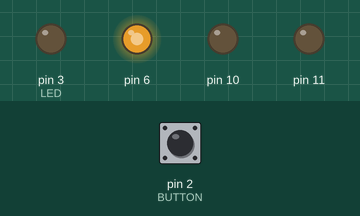
A sketch run on a simulated Arduino Uno, built with avr-gcc and run on an emulated ATmega328P. Parts: output pins drawn as LEDs (lit = HIGH). Inputs (shaded band) come from the test bench; at power-on: pin 2 (BUTTON) LOW.

Above: at 1.2 s.
1.3 s: pin 2 (BUTTON) pulled HIGH for 0.15 s
At 1.37 s:
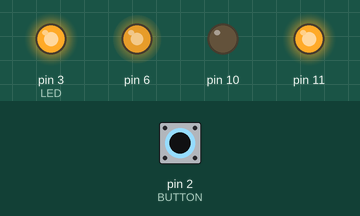
2.9 s: pin 2 (BUTTON) pulled HIGH for 3.2 s
At 6.6 s:
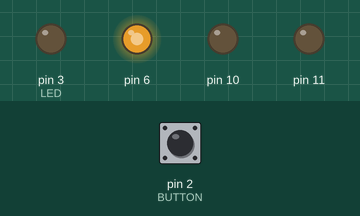
Timing chart, 0 to 8.1 s (numbered marks = the images above; inputs shaded):
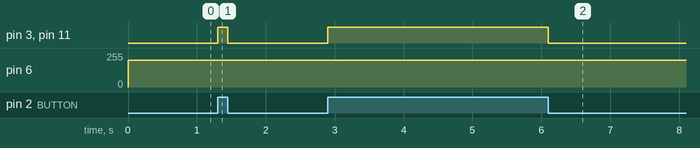

Measured:
- after the input at 1.3 s, pin 3 (LED), pin 11: LOW → HIGH at once, → LOW 0.15 s later
- after the input at 2.9 s, pin 3 (LED), pin 11: LOW → HIGH at once, → LOW 3.2 s later

The sketch:

motor.ino
```cpp
const int BUTTON = 2;
const int LED = 3;
int BUTTONstate = 0;

void setup()
{
  pinMode(BUTTON,INPUT);
  pinMode(LED,OUTPUT);
  pinMode(11,OUTPUT);
  pinMode(10,OUTPUT);
  pinMode(6,OUTPUT);

}
void loop()
{
  BUTTONstate = digitalRead(BUTTON);
  if(BUTTONstate == HIGH)
  {

    analogWrite(6, 200);
    digitalWrite(11, HIGH);
    digitalWrite(10,LOW);
    digitalWrite(3,HIGH);

  }
  else
  {
    analogWrite(6, 200);
    digitalWrite(11, LOW);
    digitalWrite(10,LOW);
    digitalWrite(3,LOW);
  }
}
```
